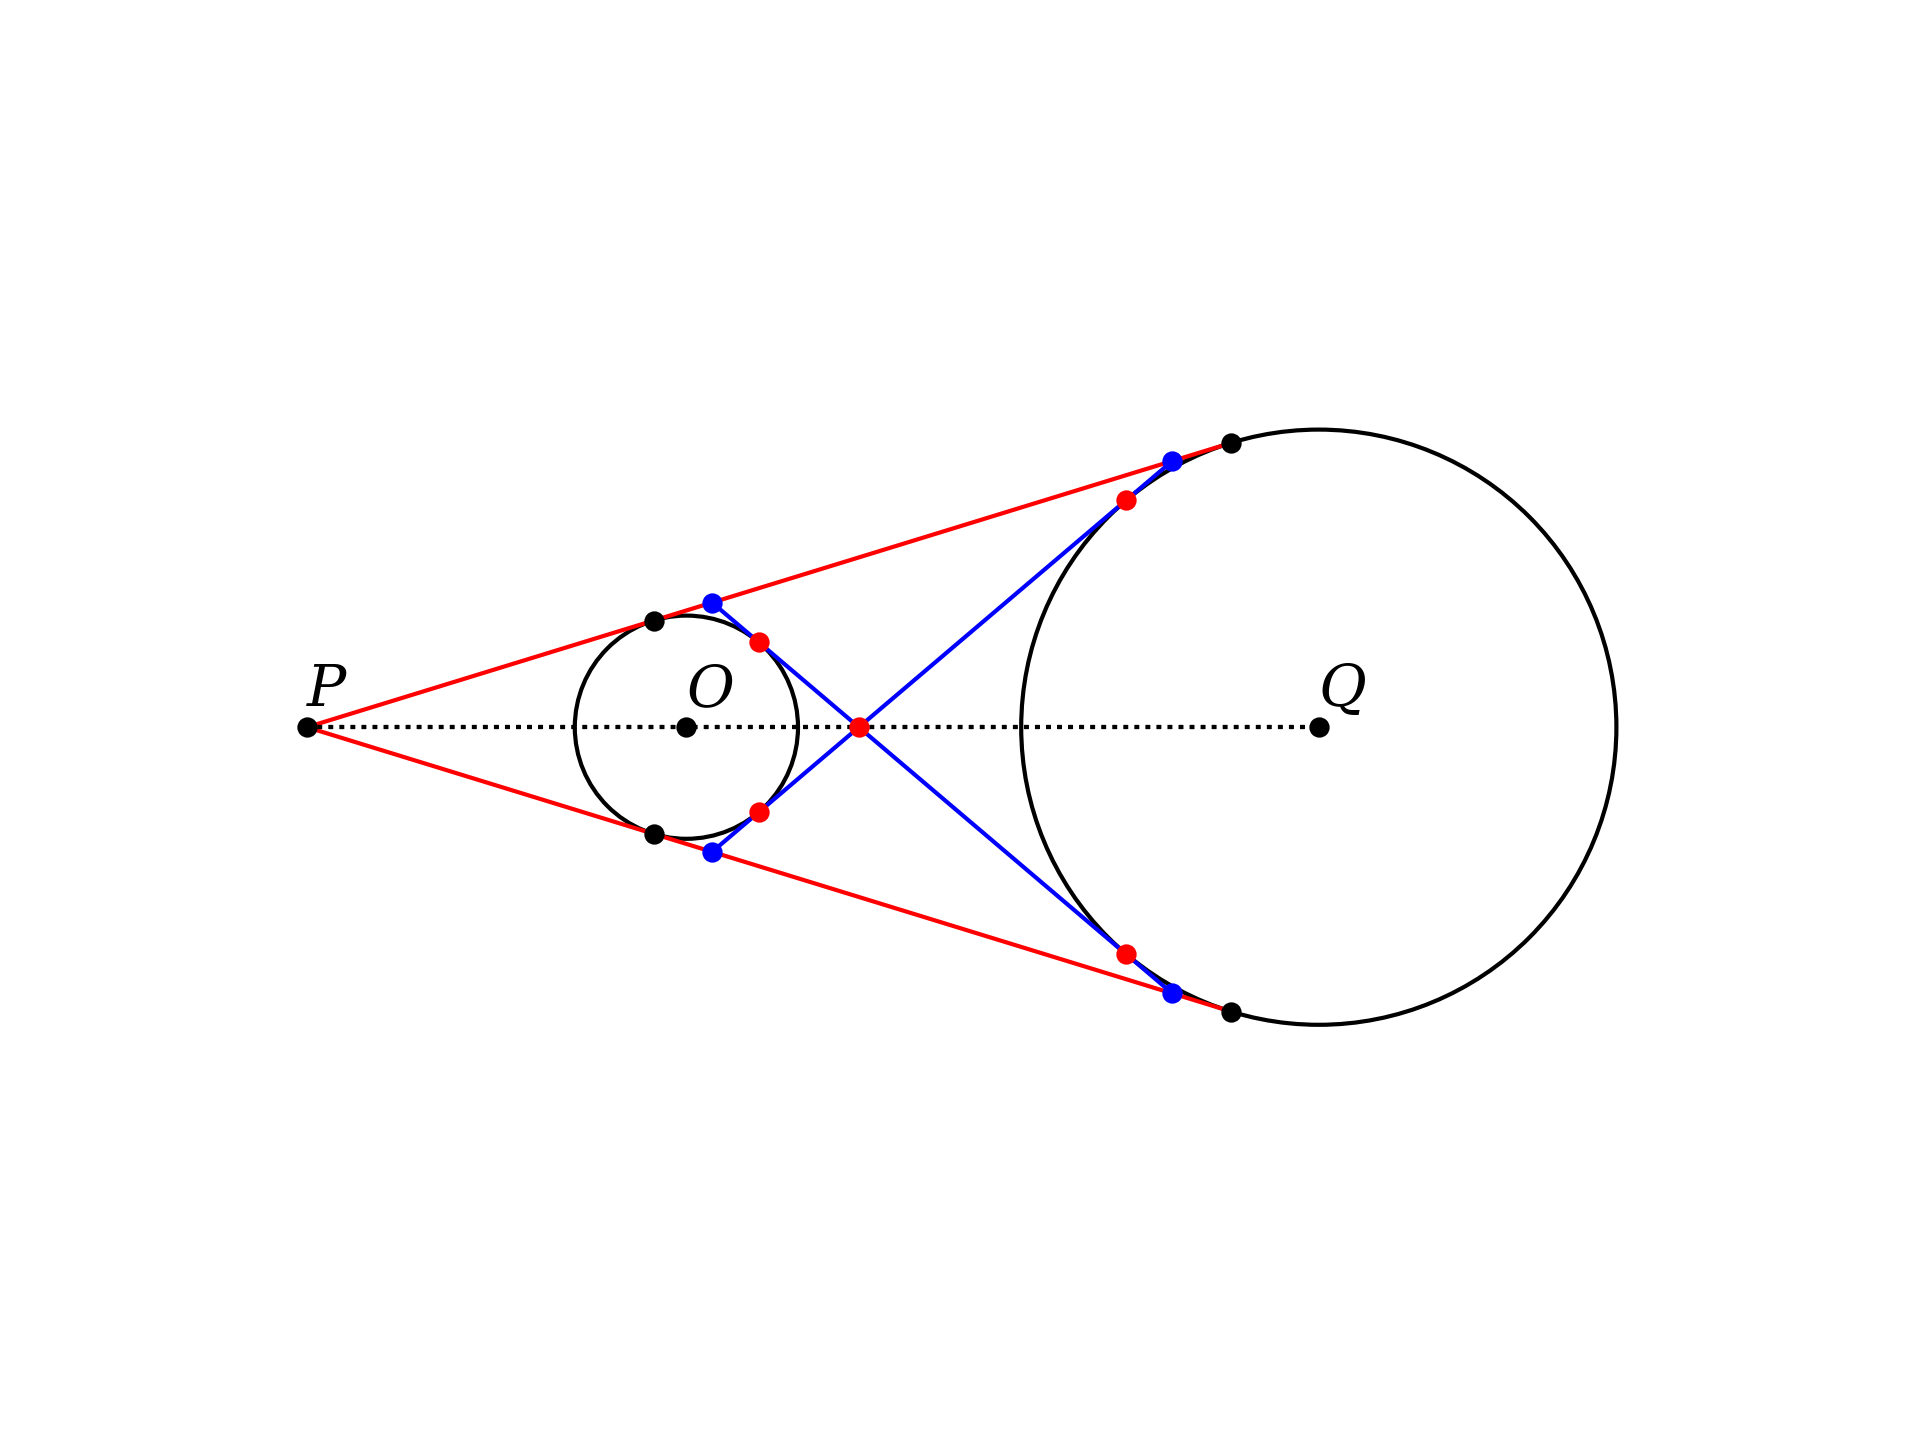

Generate this figure with Python:
# problem with lines tangent to two circles
# either crossing between
# or originating from a point outside the smaller one

import sys,path
import matplotlib.pyplot as plt
import numpy as np
import geometry as geo

fig, ax = geo.init()
ax.set(xlim=(-25,175), ylim=(0,100))

Q1 = geo.Point(35,50)
r1 = 15
circle1 = plt.Circle(
    (Q1.x,Q1.y),r1,fc='none',ec='k')
ax.add_patch(circle1)

Q2 = geo.Point(120,50)
r2 = 40
circle2 = plt.Circle(
    (Q2.x,Q2.y),r2,fc='none',ec='k')
ax.add_patch(circle2)

'''
x/r1 = (x+d)/r2
x/(x+d) = r1/r2
1 + d/x = r2/r1
d/x = r2/r1-1
'''

# center line is horizontal
d = Q2.x - Q1.x

tmp = r2/r1 - 1
# x1 is the distance P lies away from Q1 to left
x1 = d/tmp
P = geo.Point(Q1.x-x1, Q1.y)
B,C = geo.get_tangent_points_on_circle_for_point([Q2,r2],P)
A,D = geo.get_tangent_points_on_circle_for_point([Q1,r1],P)

geo.draw_line_segment(ax,[P,B],ec='r')
geo.draw_line_segment(ax,[P,C],ec='r')

#----

tmp = r2/r1 + 1
# x2 is the distance X lies away from Q1 to right
x2 = d/tmp
X = geo.Point(Q1.x+x2,Q1.y)

# S,T on Q1
[S,T] = geo.get_tangent_points_on_circle_for_point([Q1,r1],X)
[U,V] = geo.get_tangent_points_on_circle_for_point([Q2,r2],X)

#----

points = [['P',P,'N',2],
          ['X',X,'N',4],
          ['A',A,'N',2],
          ['B',B,'N',2],
          ['C',C,'NE',1],
          ['D',D,'N',2],
          ['S',S,'N',1],
          ['T',T,'SE',3],
          ['U',U,'S',6],
          ['V',V,'N',1]]
          
#geo.label_points(points)

geo.label_points(
    [['P',P,'N',2],['O',Q1,'N',2],['Q',Q2,'N',2]])
geo.draw_line_segment(ax,[P,Q2],ls=':')
          
I1 = geo.get_intersection_for_two_lines([S,V],[A,B])
I2 = geo.get_intersection_for_two_lines([S,V],[C,D])
I3 = geo.get_intersection_for_two_lines([T,U],[A,B])
I4 = geo.get_intersection_for_two_lines([T,U],[C,D])

geo.draw_line_segment(ax,[I1,I2],ec='b')
geo.draw_line_segment(ax,[I3,I4],ec='b')

geo.scatter_points(ax,[P,A,B,C,D])
geo.scatter_points(ax,[X,S,T,U,V],c='r')
geo.scatter_points(ax,[I1,I2,I3,I4],c='b')
geo.scatter_points(ax,[Q1,Q2])


points = [['K',I1,'N',2],
          ['M',I2,'NE',1],
          ['L',I3,'N',3],
          ['N',I4,'S',6]]
          
#geo.label_points(points)

#----------

plt.gca().set_axis_off()
ofn = '/Users/telliott/Desktop/eyeball2.png'
plt.savefig(ofn, dpi=300)